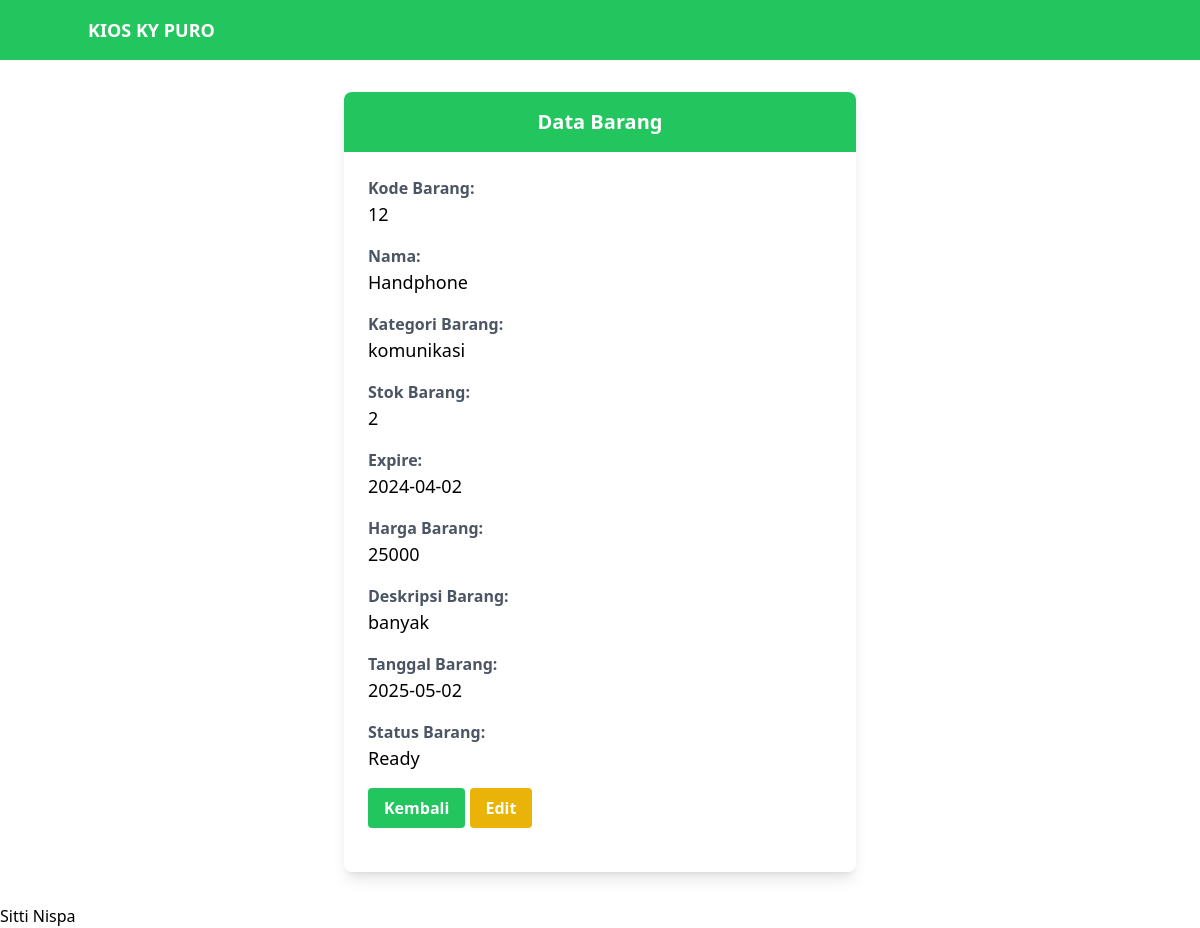
The page /detail.php?id=5 on the database its author committed.
### tables this page shows
CREATE TABLE `barang` (
  `id` int(20) NOT NULL,
  `kode_barang` int(20) NOT NULL,
  `nama_barang` varchar(50) NOT NULL,
  `kategori_barang` varchar(50) NOT NULL,
  `stok` int(100) NOT NULL,
  `expire` date NOT NULL,
  `harga_barang` varchar(11) NOT NULL,
  `deskripsi` varchar(100) NOT NULL,
  `tanggal_masuk` date NOT NULL,
  `status` varchar(11) NOT NULL
);

### detail.php (the view, shortened to what this page needs)
<?php
include_once('koneksi.php');
$id = $_GET['id'];
$query = mysqli_query($conn, "SELECT * FROM barang WHERE id = '$id'");
$data = mysqli_fetch_array($query);
?>
<!DOCTYPE html>
<html lang="en">
<head>
    <script src="https://cdn.tailwindcss.com"></script>
</head>
<body>
    <nav class="bg-green-500 p-4">
        <div class="container mx-auto flex justify-between items-center">
            <div class="text-white font-semibold text-lg"><a href="index.php">KIOS KY PURO</a></div>
        </div>
    </nav>
    <div class="container mx-auto p-8">
        <div class="max-w-lg mx-auto bg-white rounded-lg overflow-hidden shadow-lg">
            <div class="bg-green-500 text-center py-4">
                <h2 class="text-white   text-xl font-bold">Data Barang</h2>
            </div>
            <div class="p-6">
                <div class="mb-4">
                    <p class="text-gray-600 font-semibold">Kode Barang: </p>
                    <p class="text-lg"><?= $data['kode_barang'] ?></p>
                </div>
                <div class="mb-4">
                    <p class="text-gray-600 font-semibold">Nama:</p>
                    <p class="text-lg"><?= $data['nama_barang'] ?></p>
                </div>
                <div class="mb-4">
                    <p class="text-gray-600 font-semibold">Kategori Barang:</p>
                    <p class="text-lg"><?= $data['kategori_barang'] ?></p>
                </div>
                <div class="mb-4">
                    <p class="text-gray-600 font-semibold">Stok Barang:</p>
                    <p class="text-lg"><?= $data['stok'] ?></p>
                </div>
                <div class="mb-4">
                    <p class="text-gray-600 font-semibold">Expire:</p>
                    <p class="text-lg"><?= $data['expire'] ?></p>
                </div>
                <div class="mb-4">
                    <p class="text-gray-600 font-semibold">Harga Barang:</p>
                    <p class="text-lg"><?= $data['harga_barang'] ?></p>
                </div>
                <div class="mb-4">
                    <p class="text-gray-600 font-semibold">Deskripsi Barang:</p>
                    <p class="text-lg"><?= $data['deskripsi'] ?></p>
                </div>
                <div class="mb-4">
                    <p class="text-gray-600 font-semibold">Tanggal Barang:</p>
                    <p class="text-lg"><?= $data['tanggal_masuk'] ?></p>
                </div>
                <div class="mb-4">
                    <p class="text-gray-600 font-semibold">Status Barang:</p>
                    <p class="text-lg"><?= $data['status'] ?></p>
                </div>
                <div class="mb-4">
                    <a href="index.php" class="bg-green-500 hover:bg-green-700 text-white font-bold py-2 px-4
                    rounded inline-block mb-1">Kembali</a>
                    <a href="edit.php?id=<?= $data['id'] ?>" class="bg-yellow-500 hover:bg-yellow-700
                    text-white font-bold py-2 px-4 rounded inline-block mb-1">Edit</a>
                </div>
                </div>
            </div>
        </div>
</body>
</html>

### rows shown on the page
barang: kode_barang "12", nama_barang "Handphone", kategori_barang "komunikasi", stok "2", expire "2024-04-02", harga_barang "25000", deskripsi "banyak", tanggal_masuk "2025-05-02", status "Ready"
